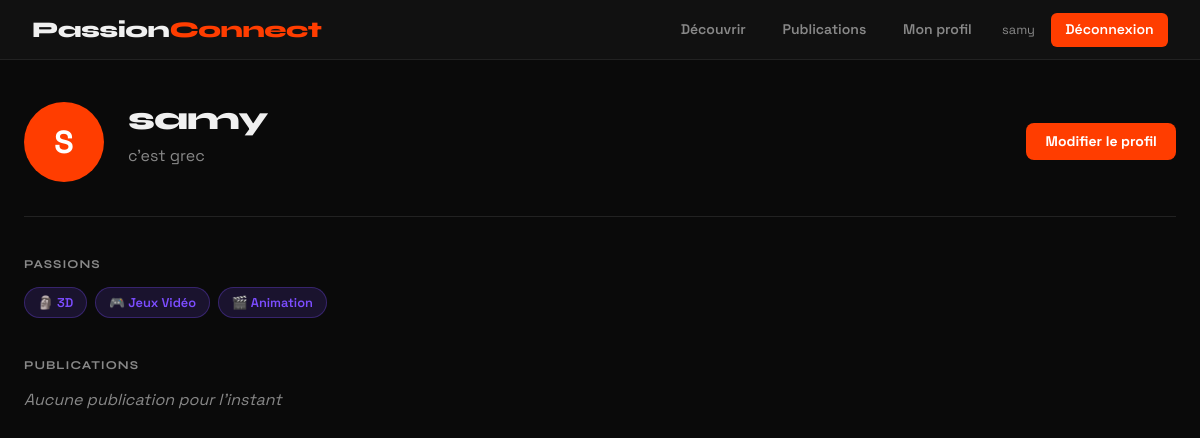
Page /profil (signed in) on the committed database.
### tables this page shows
CREATE TABLE user(
            id INTEGER PRIMARY KEY AUTOINCREMENT,
            username TEXT NOT NULL UNIQUE,
            email TEXT NOT NULL UNIQUE,
            password TEXT NOT NULL,
            bio TEXT,
            photo TEXT,
            created_at TIMESTAMP DEFAULT CURRENT_TIMESTAMP           
        );

CREATE TABLE passion (
            id INTEGER PRIMARY KEY AUTOINCREMENT,
            nom TEXT NOT NULL UNIQUE,
            icone TEXT
        );

### app/profil/routes.py (the view)
@profil.route('/profil')
@login_required
def mon_profil():
    db = get_db()
    cursor = db.cursor()
    passion = cursor.execute('''
        SELECT passion.nom, passion.icone FROM passion
        JOIN user_passion ON passion.id = user_passion.passion_id
        WHERE user_passion.user_id = ?
    ''',(current_user.id,)).fetchall()
    publications = cursor.execute('''
        SELECT * FROM publication
        WHERE user_id = ?
        ORDER BY created_at DESC
    ''', (current_user.id,)).fetchall()
    db.close()
    return render_template('profil.html', passion = passion,  publications=publications)

### app/__init__.py (called while the page is built)
def create_app():
    app = Flask(__name__)
    app.config.from_object(Config)
    login_manager.init_app(app)
    bcrypt.init_app(app)
    login_manager.login_view = 'auth.connexion'
    login_manager.login_message = 'Connecte-toi pour accéder à cette page.'
    from app.auth.routes import auth
    app.register_blueprint(auth)
    from app.profil.routes import profil
    app.register_blueprint(profil)
    from app.decouverte.routes import decouverte
    app.register_blueprint(decouverte)
    from app.publication.routes import publication
    app.register_blueprint(publication)
    @login_manager.user_loader
    def load_user(user_id):
        from app.models import User
        return User.get_by_id(int(user_id))
    return app

### app/models.py (called while the page is built)
    @staticmethod
    def get_by_id(user_id):
        db = get_db()
        cursor = db.cursor()
        user = cursor.execute(
            'SELECT * FROM user WHERE id = ?', (user_id,)
        ).fetchone()
        db.close()
        if user:
            return User(user['id'], user['username'], user['email'], user['bio'])
        return None

### database.py (called while the page is built)
def get_db():
    db = sqlite3.connect('passionconnect.db') #retoune des dictionnaires au lieu des tuples
    db.row_factory = sqlite3.Row
    return db

### app/templates/profil.html
{% extends 'base.html' %}
{% block contenu %}
<div class="profil-header">
    <div class="profil-avatar-large">{{ current_user.username[0].upper() }}</div>
    <div class="profil-header-info">
        <h1>{{ current_user.username }}</h1>
        <p class="text-muted">{{ current_user.bio or 'Aucune bio pour l instant.' }}</p>
    </div>
    <a href="/profil/modifier" class="btn-rouge">Modifier le profil</a>
</div>
<div class="profil-passions">
    <h2>Passions</h2>
    {% if passion %}
        <div class="passions-liste">
            {% for p in passion %}
                <span class="passion-tag">{{ p.icone }} {{ p.nom }}</span>
            {% endfor %}
        </div>
    {% else %}
        <em class="text-muted">Aucune passion pour l'instant</em>
    {% endif %}
</div>
<div class="profil-publications">
    <h2>Publications</h2>
    {% if publications %}
        <div class="feed">
            {% for pub in publications %}
            <div class="post-card">
                {% if pub.image %}
                    <img src="/static/uploads/{{ pub.image }}" class="post-image">
                {% endif %}
                <p class="post-contenu">{{ pub.contenu }}</p>
                <span class="post-date">{{ pub.created_at }}</span>
            </div>
            {% endfor %}
        </div>
    {% else %}
        <em class="text-muted">Aucune publication pour l'instant</em>
    {% endif %}
</div>
{% endblock %}

### app/templates/base.html (shortened to what this page needs)
<!DOCTYPE html>
<html lang="fr">
<head>
    <link href="https://cdn.jsdelivr.net/npm/bootstrap@5.3.0/dist/css/bootstrap.min.css" rel="stylesheet">
    <link rel="stylesheet" href="/static/style.css">
</head>
<body>
    <nav class="navbar-pc">
        <a class="navbar-brand-pc" href="/">Passion<span>Connect</span></a>
        <div class="nav-links">
            {% if current_user.is_authenticated %}
                <a href="/decouverte">Découvrir</a>
                <a href="/publication">Publications</a>
                <a href="/profil">Mon profil</a>
                <span class="nav-greeting">{{ current_user.username }}</span>
                <a href="/deconnexion" class="btn-rouge">Déconnexion</a>
            {% else %}
                <a href="/connexion" class="btn-gris">Connexion</a>
                <a href="/inscription" class="btn-rouge">Inscription</a>
            {% endif %}
        </div>
    </nav>
    <div class="main-content">
        {% block contenu %}{% endblock %}
    </div>
</body>
</html>

### app/static/style.css (style rules this page uses)
:root { --accent: #FF3D00; --accent2: #7C4DFF; --accent3: #00BFA5; --dark: #0A0A0A; --card-bg: #141414; --text: #F0F0F0; --muted: #888; }
* { box-sizing: border-box; margin: 0; padding: 0; }
body { background-color: var(--dark); color: var(--text); font-family: 'Space Grotesk', sans-serif; min-height: 100vh; }
a { color: var(--text); text-decoration: none; }
.text-muted { color: var(--muted) !important; }
h1, h2, h3 { font-family: 'Syne', sans-serif; }
h1 { font-weight: 800; font-size: 2rem; letter-spacing: -1px; margin-bottom: 1.5rem; }
h2 { font-weight: 700; color: var(--muted); text-transform: uppercase; letter-spacing: 1px; font-size: 0.75rem; margin-bottom: 1rem; }
.navbar-pc { background: #111; border-bottom: 1px solid #222; padding: 0.8rem 2rem; display: flex; align-items: center; justify-content: space-between; position: sticky; top: 0; z-index: 100; }
.navbar-brand-pc { font-family: 'Syne', sans-serif; font-size: 1.4rem; font-weight: 800; color: var(--text); text-decoration: none; letter-spacing: -0.5px; }
.navbar-brand-pc span { color: var(--accent); }
.nav-links { display: flex; align-items: center; gap: 0.5rem; }
.nav-links a { color: var(--muted); font-size: 0.875rem; font-weight: 600; padding: 0.4rem 0.9rem; border-radius: 6px; transition: all 0.2s; }
.nav-greeting { color: var(--muted); font-size: 0.8rem; padding: 0 0.5rem; }
.main-content { max-width: 1200px; margin: 0 auto; padding: 2.5rem 1.5rem; }
.btn-rouge { background: var(--accent); color: white !important; padding: 0.5rem 1.2rem; border-radius: 8px; font-weight: 700; font-size: 0.875rem; border: none; transition: background 0.2s; cursor: pointer; display: inline-block; }
.profil-header { display: flex; align-items: center; gap: 1.5rem; margin-bottom: 2.5rem; padding-bottom: 2rem; border-bottom: 1px solid #222; }
.profil-avatar-large { width: 80px; height: 80px; border-radius: 50%; background: var(--accent); color: white; font-weight: 800; font-size: 2rem; display: flex; align-items: center; justify-content: center; flex-shrink: 0; }
.profil-header-info { flex: 1; }
.profil-header-info h1 { margin-bottom: 0.3rem; }
.profil-passions { margin-bottom: 2.5rem; }
.passions-liste { display: flex; flex-wrap: wrap; gap: 0.5rem; margin-top: 0.75rem; }
.passion-tag { background: rgba(124,77,255,0.15); color: var(--accent2); border: 1px solid rgba(124,77,255,0.3); border-radius: 20px; padding: 0.3rem 0.8rem; font-size: 0.8rem; font-weight: 600; }
.profil-publications h2 { margin-bottom: 1rem; }

### rows in the picture
user: username "samy", username "S", bio "c'est grec"
passion: icone "🗿", nom "3D"
passion: icone "🎮", nom "Jeux Vidéo"
passion: icone "🎬", nom "Animation"
